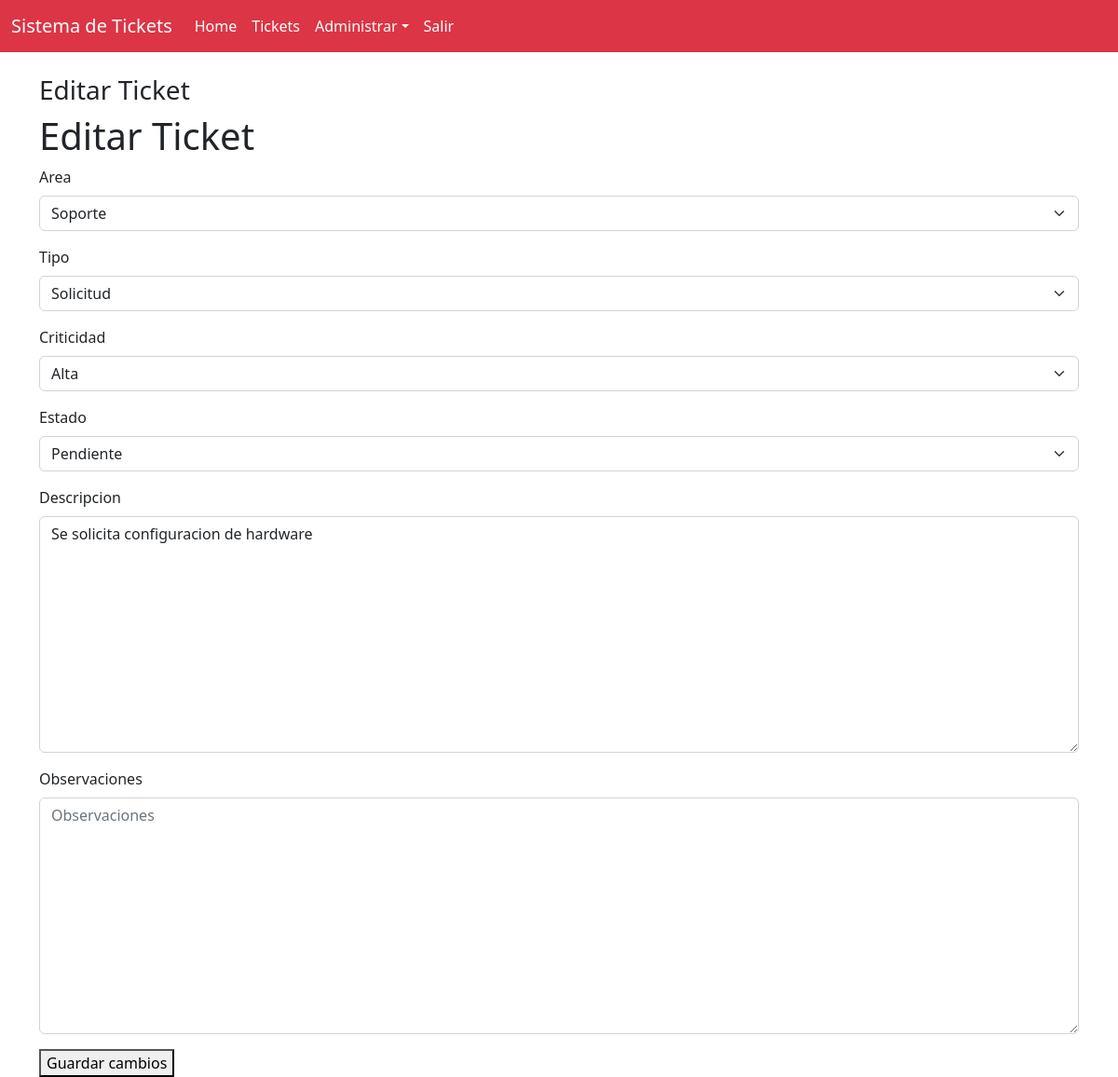
The app's page /home/12/editar_ticket (signed in) with its own data.
### core/models.py (models this page shows)
class Ticket(models.Model):
    fecha_creacion = models.DateTimeField(auto_now_add=True)
    cliente = models.ForeignKey("Profile", on_delete=models.CASCADE, related_name='tickets_creados')
    ejecutivo = models.ForeignKey("Profile", on_delete=models.CASCADE, related_name='tickets_asignados')
    area = models.ForeignKey("Area", on_delete=models.CASCADE, verbose_name="Area", default = 'Ejecutivo Telefonico')
    tipo = models.ForeignKey("Tipo", on_delete=models.CASCADE, verbose_name="Tipo",default='Solicitud')
    criticidad = models.ForeignKey("Criticidad", on_delete=models.CASCADE, verbose_name="Criticidad",default='Media')
    estado = models.ForeignKey("Estado", on_delete=models.CASCADE, verbose_name="Estado", default=1)
    descripcion = models.TextField()
    observaciones = models.TextField(blank=True)
    user = models.ForeignKey(User,on_delete=models.CASCADE, verbose_name='Usuario', null=True)

### core/views.py (the view)
# urls.py: path('<int:id>/editar_ticket', vista_editar_ticket, name='editar_ticket'),
@login_required
def vista_editar_ticket(request, id):
    ticket = get_object_or_404(Ticket, id=id)
    if request.method == 'POST':
        form = FormEditarTicket(request.POST, instance=ticket)
        if form.is_valid():
            form.save()
            return redirect('tickets')
    else:
        form = FormEditarTicket(instance=ticket)
    return render(request, 'core/tickets/editar_ticket.html', {'form': form, 'ticket': ticket})

### core/forms.py
class FormEditarTicket(forms.ModelForm):
    class Meta:
        model = Ticket
        fields = ['area', 'tipo', 'criticidad', 'estado', 'descripcion', 'observaciones']

### core/models.py (called while the page is built)
    def __str__(self):
        return self.nombre_area

    def __str__(self):
        return self.tipo_ticket

    def __str__(self):
        return self.nombre_criticidad

    def __str__(self):
        return self.estado_ticket

### core/templates/core/tickets/editar_ticket.html (shortened to what this page needs)
{% extends 'core/base.html' %}
{% load bootstrap5 %}
{% block content %}
<h3> Editar Ticket </h3>
{% if request.user.is_authenticated %}
    <h1>Editar Ticket</h1>
    <form method="post">
        {% bootstrap_form form layout='horizontal' %}
        <button type="submit">Guardar cambios</button>
    </form>
{% endif %}
{% endblock %}

### records on screen
Ticket: area "Soporte", tipo "Solicitud", criticidad "Alta", estado "Pendiente", descripcion "Se solicita configuracion de hardware"
